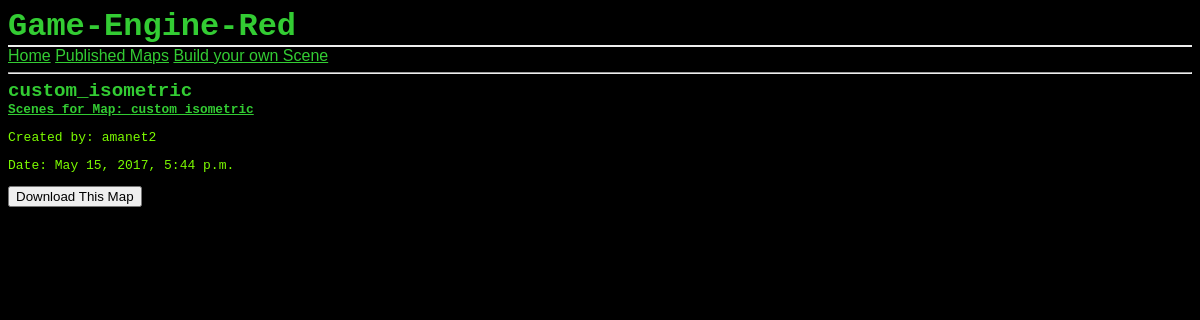
/scenebuilder/3/, run on the app's committed database.
### scenebuilder/models.py (models this page shows, shortened)
class Map(models.Model):
    map_name = models.CharField(max_length=32)
    map_date = models.DateTimeField('published on')
    map_author = models.CharField(max_length=32)
    map_path = models.CharField(max_length=32)

### scenebuilder/views.py (the view)
# urls.py: url(r'^(?P<pk>[0-9]+)/$', views.DetailView.as_view(), name='detail'),
class DetailView(generic.DetailView):
    model = Map
    template_name = 'scenebuilder/detail.html'
    def get_queryset(self):
        return Map.objects.filter(map_date__lte=timezone.now())

### scenebuilder/templates/scenebuilder/detail.html (shortened to what this page needs)
{% extends "scenebuilder/base.html" %}
{% block content %}
<h2>{{ map.map_name }}</h2>
<h3><a href="{% url 'scenebuilder:templates' map.id %}">Scenes for Map: {{ map.map_name }}</a></h3>
<p>Created by: {{ map.map_author }}</p>
<p>Date: {{ map.map_date }}</p>
<form action="{% url 'scenebuilder:download' map.id %}" method="post">
    <input type="submit" value="Download This Map" />
</form>
{% endblock %}

### scenebuilder/static/style.css (style rules this page uses)
a, h1, h2, h3 { color: #33cc33; }
h1, h2, h3 { font-family: monospace, serif; margin: 0; }
h2 { font-size: 1.2em; }
h3 { font-size: 0.8em; }
p, hr, q { font-family: monospace; color:#7cfc00; }

### data on the page
Map: map_name "custom_isometric", map_author "amanet2", map_date "May 15, 2017, 5:44 p.m."
